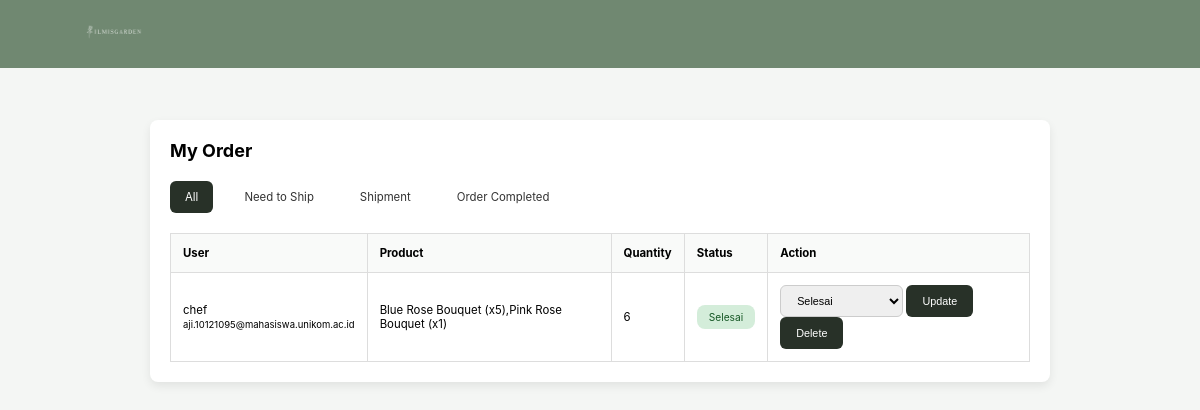
Before: /notuser/admin_transaction.php (signed in) with the older database file.
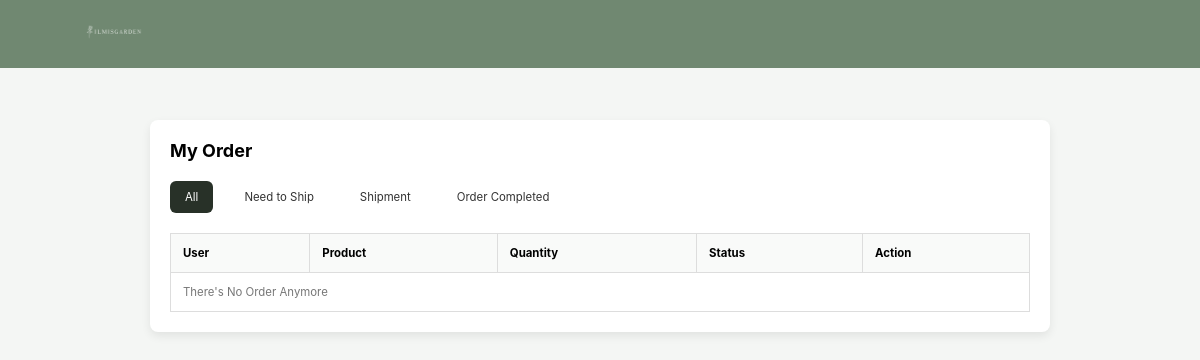
After: the same page with the newer database file.
### tables this page shows
CREATE TABLE IF NOT EXISTS `transactions` (
  `id_transaction` int(11) NOT NULL AUTO_INCREMENT,
  `user_id` varchar(10) NOT NULL,
  `total_items` int(11) NOT NULL,
  `subtotal` bigint(20) NOT NULL,
  `status` enum('belum diproses','diproses','selesai') DEFAULT 'belum diproses',
  `created_at` timestamp NOT NULL DEFAULT current_timestamp(),
  PRIMARY KEY (`id_transaction`),
  KEY `user_id` (`user_id`),
  CONSTRAINT `transactions_ibfk_1` FOREIGN KEY (`user_id`) REFERENCES `users` (`id_user`) ON DELETE CASCADE
);

CREATE TABLE IF NOT EXISTS `users` (
  `id_user` varchar(10) NOT NULL,
  `username` varchar(50) NOT NULL,
  `email` varchar(100) NOT NULL,
  `password` varchar(255) NOT NULL,
  `date_of_birth` date DEFAULT NULL,
  `created_at` timestamp NOT NULL DEFAULT current_timestamp(),
  `address` text NOT NULL,
  PRIMARY KEY (`id_user`),
  UNIQUE KEY `email` (`email`)
);

### notuser/admin_transaction.php (the view, shortened to what this page needs)
<?php
require '../conn/db.php';
$status_filter = $_GET['status'] ?? 'all';
$sql = "
    SELECT t.id_transaction, t.total_items, t.subtotal, t.status, t.created_at,
           u.username, u.email,
           GROUP_CONCAT(p.name, ' (x', ti.qty, ')') AS items
    FROM transactions t
    JOIN users u ON t.user_id = u.id_user
    JOIN transaction_items ti ON t.id_transaction = ti.transaction_id
    JOIN products p ON ti.product_id = p.id
    GROUP BY t.id_transaction
    ORDER BY t.created_at DESC
";
$stmt = $pdo->query($sql);
$transactions = $stmt->fetchAll();
?>
<!DOCTYPE html>
<html lang="id">
<head>
  <link rel="stylesheet" href="admin_transaction.css">
  <link rel="stylesheet" href="../css/navbar.css">
</head>
<body>
  <nav class="navbar">
    <a href="dashboard.php">
      <img src="../img/F4F6F4-full.png" alt="IlmisGarden">
    </a>
    <div class="navbar-extra">
    </div>
  </nav>
  <div class="container" style="margin: 100px auto;">
    <h2>My Order</h2>
    <div class="tabs">
      <a href="?status=all" class="<?= $status_filter=='all'?'active':'' ?>">All</a>
      <a href="?status=belum diproses" class="<?= $status_filter=='belum diproses'?'active':'' ?>">Need to Ship</a>
      <a href="?status=diproses" class="<?= $status_filter=='diproses'?'active':'' ?>">Shipment</a>
      <a href="?status=selesai" class="<?= $status_filter=='selesai'?'active':'' ?>">Order Completed</a>
    </div>
    <table class="transaction-table">
      <thead>
        <tr>
          <th>User</th>
          <th>Product</th>
          <th>Quantity</th>
          <th>Status</th>
          <th>Action</th>
        </tr>
      </thead>
      <tbody>
      <?php
      $filtered = array_filter($transactions, function($t) use($status_filter){
          return $status_filter == 'all' || $t['status'] == $status_filter;
      });
      if (empty($filtered)): ?>
        <tr>
          <td colspan="5" class="empty">There's No Order Anymore</td>
        </tr>
      <?php else:
        foreach ($filtered as $t): ?>
          <tr>
            <td>
              <?= htmlspecialchars($t['username']) ?><br>
              <small><?= htmlspecialchars($t['email']) ?></small>
            </td>
            <td><?= htmlspecialchars($t['items']) ?></td>
            <td><?= $t['total_items'] ?></td>
            <td><span class="status <?= $t['status'] ?>"><?= ucfirst($t['status']) ?></span></td>
            <td>
              <form method="POST" class="status-form" style="display:inline-block;">
                <select name="status">
                  <option value="selesai" <?= $t['status']=='selesai'?'selected':'' ?>>Selesai</option>
                </select>
                <button type="submit" name="update_status">Update</button>
              </form>
              <form method="POST" style="display:inline-block;" onsubmit="return confirm('Yakin ingin menghapus transaksi ini?')">
                <button type="submit" name="delete_transaction" class="delete-btn">Delete</button>
              </form>
            </td>
          </tr>
        <?php endforeach;
      endif; ?>
      </tbody>
    </table>
  </div
  >
</body>
</html>

Changed rows visible on the page:
removed transactions: user.username "chef", user.email "aji.10121095@mahasiswa.unikom.ac.id", items "Blue Rose Bouquet (x5),Pink Rose Bouquet (x1)", total_items "6", status "Selesai"
Other visible differences:
text now shown: "There's No Order Anymore"
